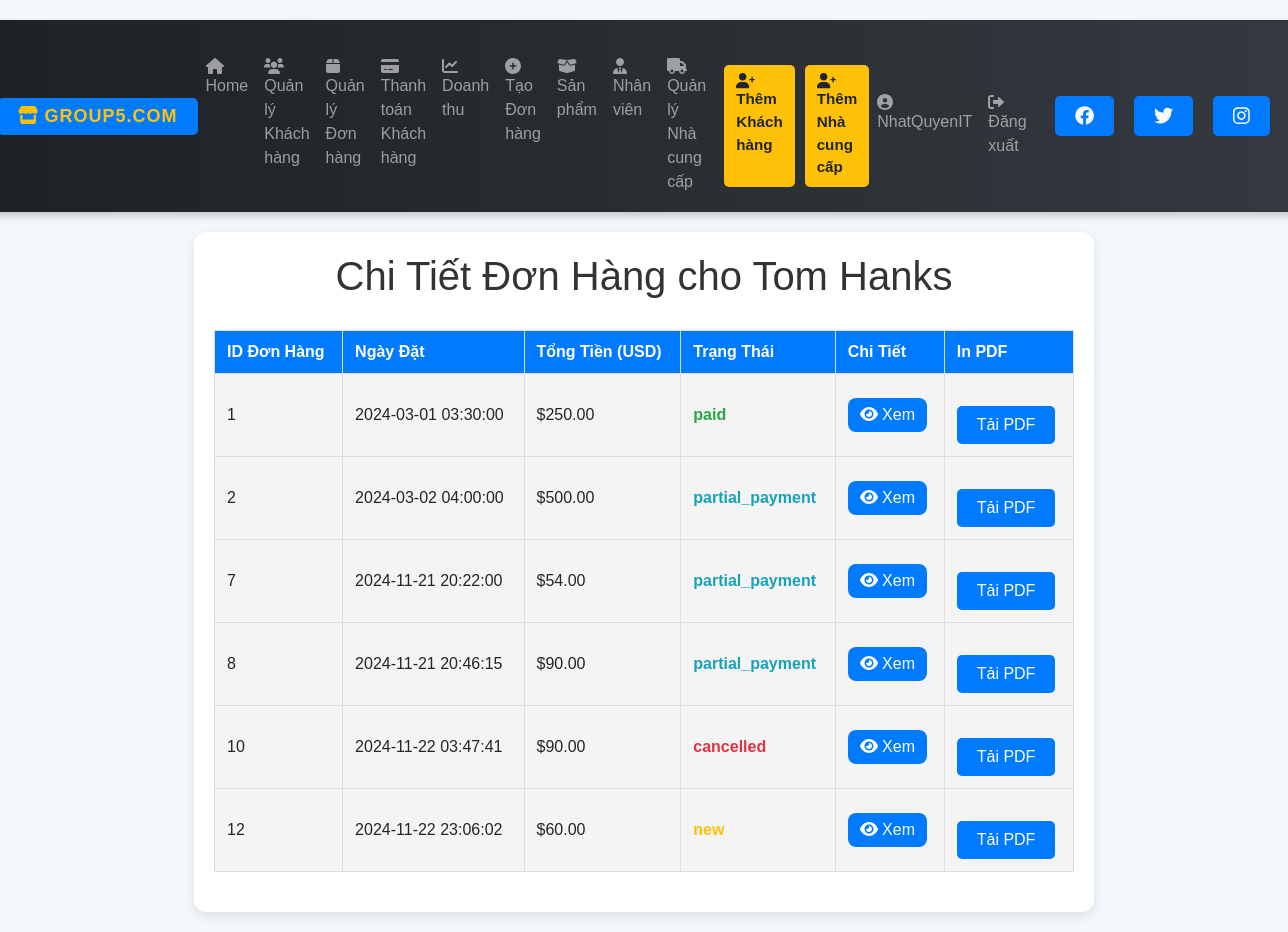
Page /customer_orders.php?customer_id=1 (signed in) on the earlier database version.
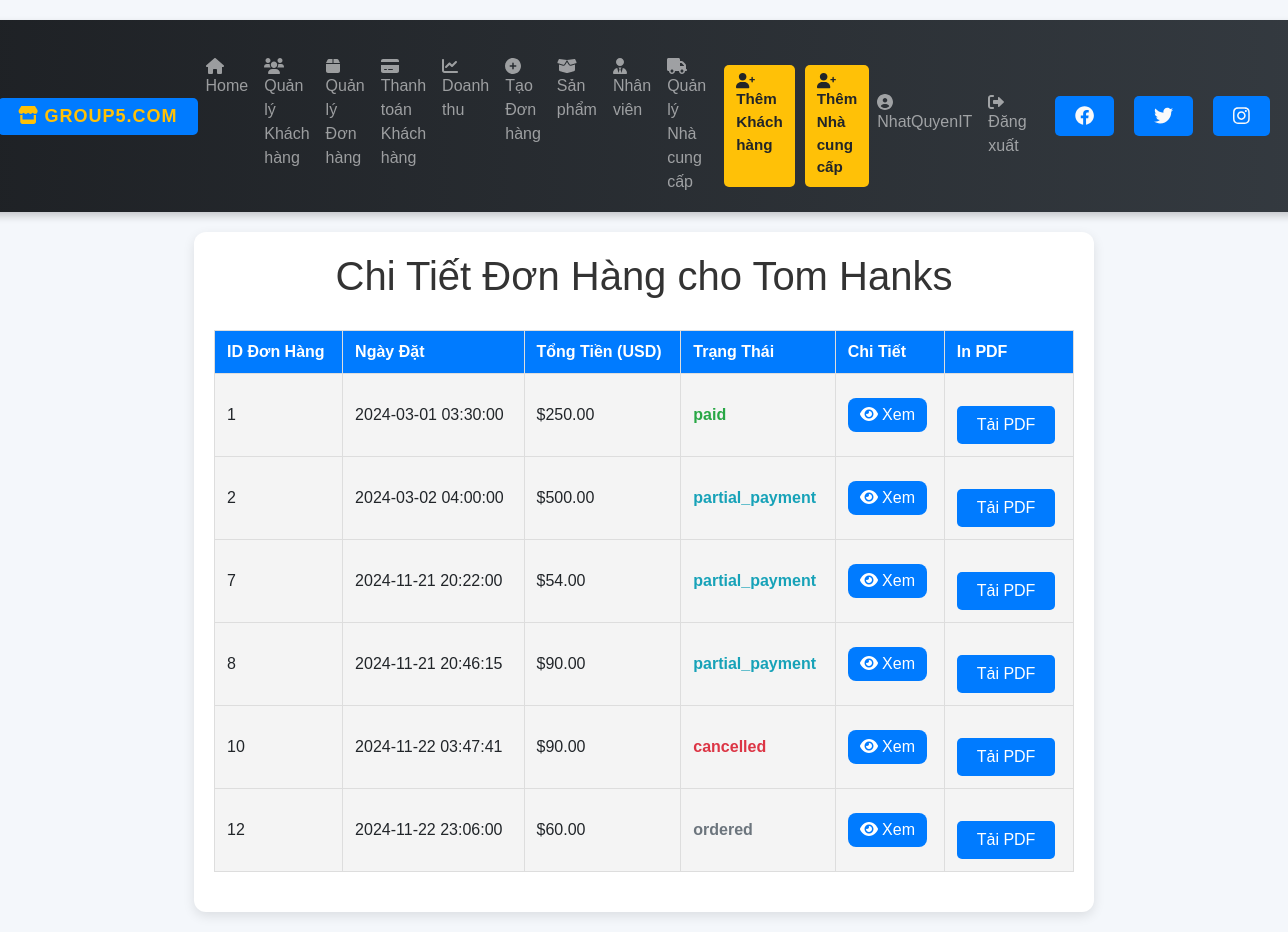
Same page on the later database version.
### tables this page shows
CREATE TABLE `orders` (
  `OCode` int(11) NOT NULL,
  `TotalPrice` decimal(10,2) DEFAULT NULL,
  `OrderTime` timestamp NOT NULL DEFAULT current_timestamp(),
  `Status` varchar(50) DEFAULT NULL,
  `HandleTime` timestamp NULL DEFAULT NULL,
  `ECode` int(11) DEFAULT NULL,
  `CusId` int(11) DEFAULT NULL,
  `Cancellation_Reason` varchar(255) DEFAULT NULL
);

### customer_orders.php (the view, shortened to what this page needs)
<?php
include "nav.php";
require 'connect.php';
$customer_id = $_GET['customer_id'];
$customer_stmt = $conn->prepare("SELECT Fname, Lname FROM customer WHERE CusId = ?");
$customer_stmt->execute([$customer_id]);
$customer = $customer_stmt->fetch(PDO::FETCH_ASSOC);
$order_stmt = $conn->prepare("
    SELECT OCode AS order_id, OrderTime AS order_date, TotalPrice AS total_amount, Status AS status, HandleTime
    FROM orders
    WHERE CusId = ?
");
$order_stmt->execute([$customer_id]);
$orders = $order_stmt->fetchAll(PDO::FETCH_ASSOC);
?>
<!DOCTYPE html>
<html lang="vi">
<head>
    <link rel="stylesheet" href="styles.css">
    <link rel="stylesheet" href="customer_orders.css">
</head>
<body>
<div class="container">
    <h1>Chi Tiết Đơn Hàng cho <?= htmlspecialchars($customer['Fname'] . " " . $customer['Lname']); ?></h1>
    <table>
        <tr>
            <th>ID Đơn Hàng</th>
            <th>Ngày Đặt</th>
            <th>Tổng Tiền (USD)</th>
            <th>Trạng Thái</th>
            <th>Chi Tiết</th>
            <th>In PDF</th>
        </tr>
        <?php if (!empty($orders)): ?>
            <?php foreach ($orders as $order): ?>
                <tr>
                    <td><?= htmlspecialchars($order['order_id']); ?></td>
                    <td><?= htmlspecialchars($order['order_date']); ?></td>
                    <td>$<?= htmlspecialchars(number_format($order['total_amount'], 2)); ?></td>
                    <td class="status-<?= htmlspecialchars(strtolower($order['status'])); ?>">
                        <?= htmlspecialchars($order['status']); ?>
                    </td>
                    <td>
                        <button class="toggle-btn" onclick="toggleDetails(<?= $order['order_id']; ?>)">
                           <i class="fas fa-eye"></i> Xem
                        </button>
                    </td>
                    <td>
                        <a href="generate_order_pdf.php?order_id=<?= $order['order_id']; ?>" target="_blank">
                            Tải PDF
                        </a>
                    </td>
                </tr>
            <?php endforeach; ?>
        <?php else: ?>
            <tr>
                <td colspan="6" class="no-data">Không có đơn hàng nào cho khách hàng này.</td>
            </tr>
        <?php endif; ?>
    </table>
</div>
</body>
</html>

Differences in the rows shown:
changed orders id 12: OrderTime "2024-11-22 23:06:02" → "2024-11-22 23:06:00"; Status "new" → "ordered"
